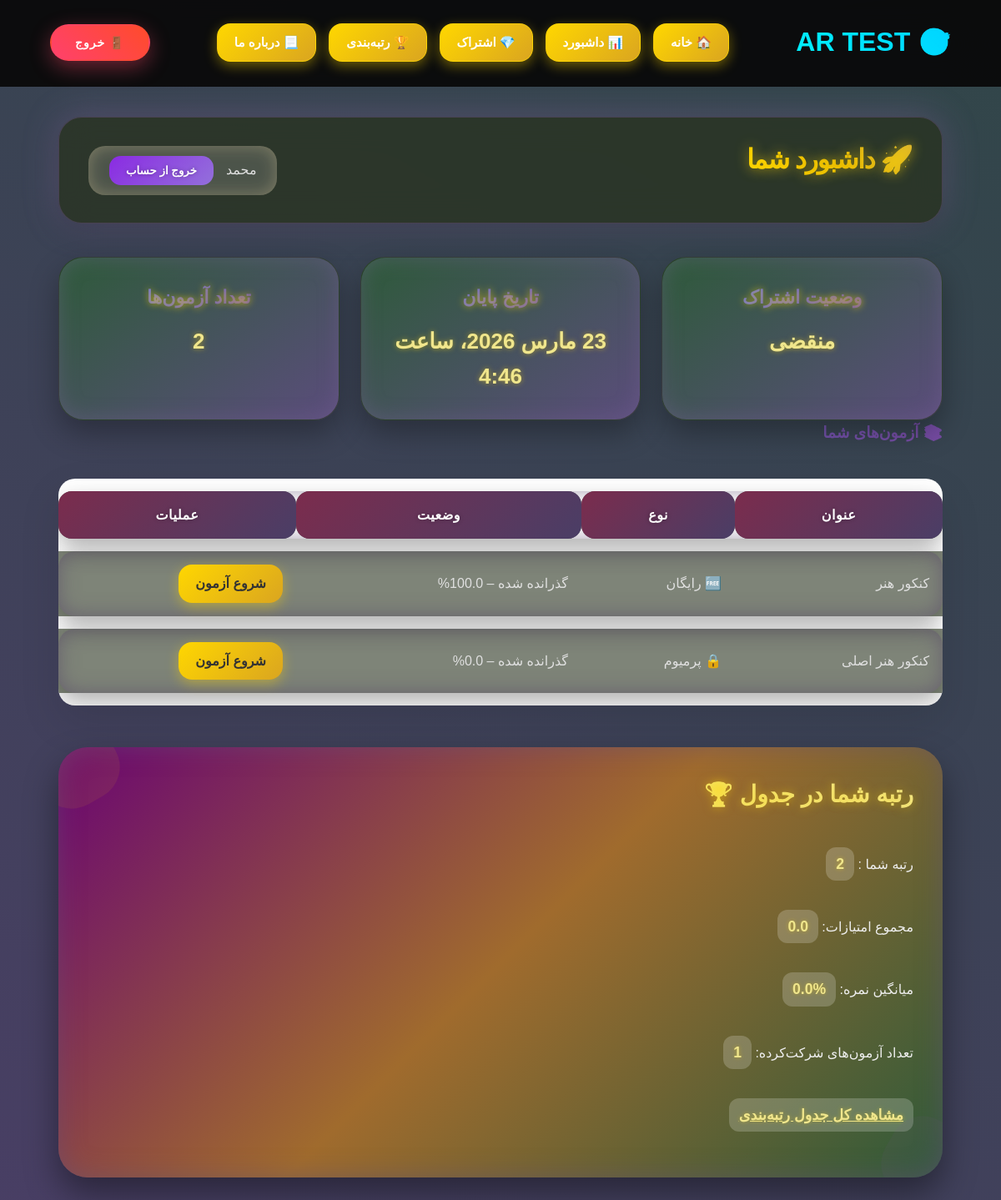
Before: /accounts/dashboard/ (signed in) with the older database file.
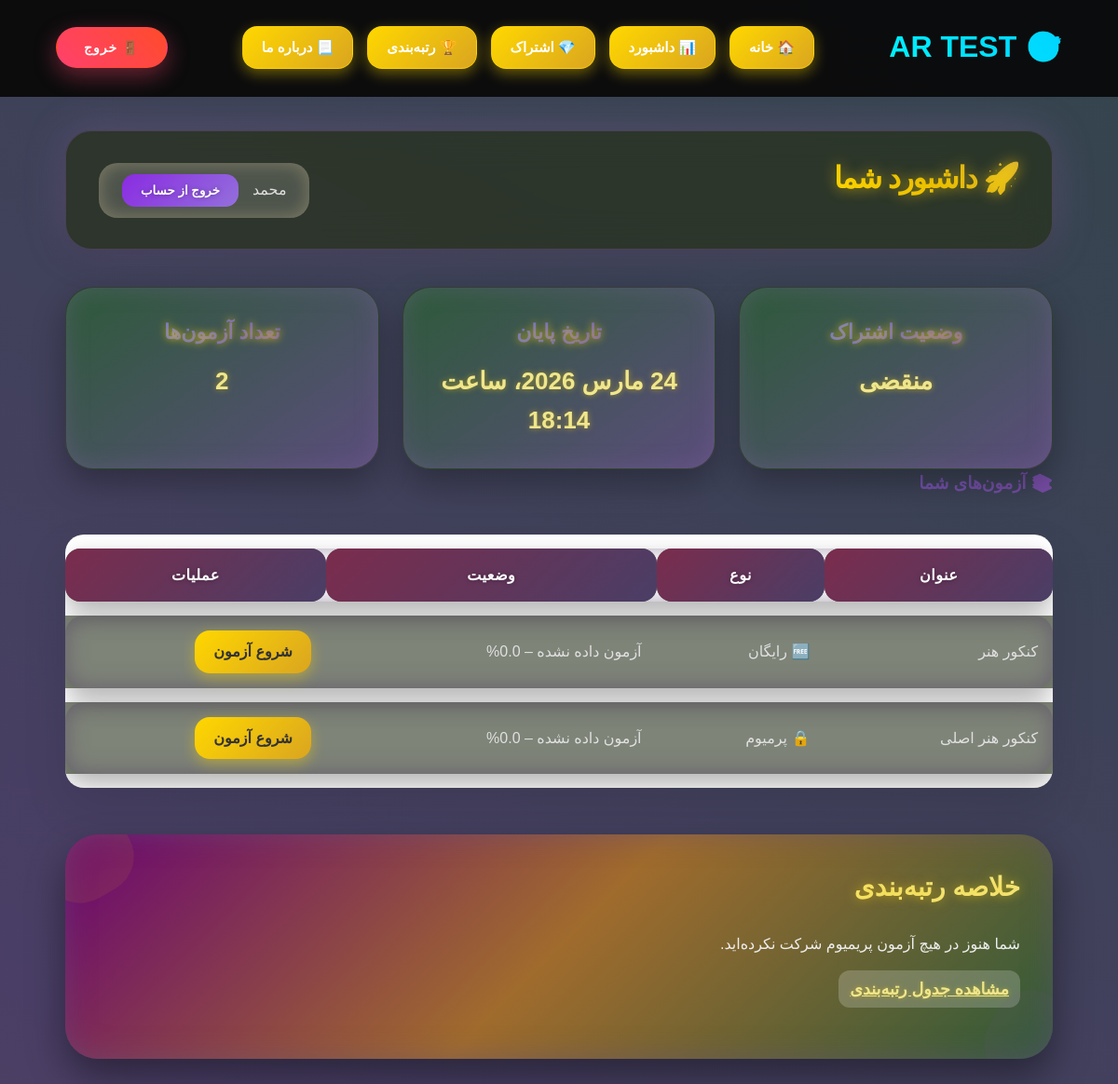
After: the same page with the newer database file.
### accounts/models.py (models this page shows, shortened)
class Subscription(models.Model):
    STATUS_CHOICES = [  # اضافه: choices برای status
        ('ندارد', 'ندارد'),
        ('فعال', 'فعال'),
        ('منقضی', 'منقضی'),
    ]
    user = models.OneToOneField(User, on_delete=models.CASCADE, related_name='subscription')  # تغییر کوچک: related_name اضافه برای دسترسی آسان (user.subscription)
    plan = models.ForeignKey(Plan, on_delete=models.SET_NULL, null=True, blank=True, verbose_name="پلن خریداری شده")
    is_active = models.BooleanField(default=False, verbose_name="فعال است؟")
    start_date = models.DateTimeField(null=True, blank=True, verbose_name="تاریخ شروع")
    end_date = models.DateTimeField(null=True, blank=True, verbose_name="تاریخ انقضا")
    authority = models.CharField(max_length=100, blank=True, null=True, verbose_name="شناسه Authority زرین‌پال")
    ref_id = models.CharField(max_length=100, blank=True, null=True, verbose_name="شناسه پیگیری زرین‌پال (Ref ID)")
    status = models.CharField(max_length=10, choices=STATUS_CHOICES, default='ندارد', verbose_name="وضعیت اشتراک")
    def check_status(self):
        now = timezone.now()
        if self.end_date and now > self.end_date:
            self.is_active = False
            self.status = 'منقضی'
        elif self.end_date and now <= self.end_date:
            self.is_active = True
            self.status = 'فعال'
        else:
            self.is_active = False
            self.status = 'ندارد'
        super().save(update_fields=['is_active', 'status'])
    class Meta:
        verbose_name = "اشتراک کاربر"
        verbose_name_plural = "اشتراک‌های کاربران"

### quizzes/models.py (models this page shows, shortened)
class Quiz(models.Model):
    title = models.CharField(max_length=200, verbose_name="عنوان آزمون")
    description = models.TextField(verbose_name="توضیحات آزمون", blank=True, null=True)
    is_premium = models.BooleanField(default=False, verbose_name="آزمون ویژه است؟")
    duration_minutes = models.PositiveIntegerField(default=30)
    created_at = models.DateTimeField(default=timezone.now, verbose_name="تاریخ ایجاد")
    class Meta:
        verbose_name = "آزمون"  # نام مفرد فارسی
        verbose_name_plural = "آزمون‌ها" # نام جمع فارسی

### accounts/views.py (the view)
# urls.py: path('dashboard/', dashboard_view, name='dashboard'),
@login_required
def dashboard_view(request):
    subscription = getattr(request.user, 'subscription', None)
    subscription_status = "-"  # مقدار پیش‌فرض
    subscription_end = "-"    # مقدار پیش‌فرض
    if subscription:
        subscription.check_status()
        subscription_status = subscription.status if hasattr(subscription, 'status') else "-"
        if hasattr(subscription, 'end_date') and subscription.end_date:
            subscription_end = subscription.end_date
        else:
            subscription_end = "-" # اگر تاریخ پایان وجود ندارد
    user_rank_data = get_user_rank(request.user)
    quizzes = Quiz.objects.prefetch_related('questions')
    attempts = {a.quiz_id: a for a in QuizAttempt.objects.filter(user=request.user, is_completed=True)}
    quiz_results = []
    for quiz in quizzes:
        attempt = attempts.get(quiz.id)
        total = quiz.questions.count()
        correct = attempt.answers.filter(selected_choice__is_correct=True).count() if attempt else 0
        percent = round((correct / total * 100), 2) if total else 0
        quiz_results.append({
            'quiz': quiz,
            'correct_answers': correct,
            'total_questions': total,
            'percentage': percent,
            'status': f"{'گذرانده شده' if attempt else 'آزمون داده نشده'} – {percent}%"
        })
    return render(request, 'accounts/dashboard.html', {
        'subscription_status': subscription_status,
        'subscription_end': subscription_end,
        'quiz_results': quiz_results,
        'user_rank': user_rank_data,
    })

### accounts/utils.py (called while the page is built)
def get_user_rank(user):
    leaderboard_data = QuizAttempt.objects.filter(
        is_completed=True,
        quiz__is_premium=True
    ).values(
        'user_id'
    ).annotate(
        total_score=Sum('score'),
        quizzes_taken=Count('id')
    ).order_by('-total_score')
    rank = 0
    last_score = None
    for entry in leaderboard_data:
        score = entry['total_score']
        if score != last_score:
            rank += 1
        if entry['user_id'] == user.id:
            avg_score = entry['total_score'] / entry['quizzes_taken']
            return {
                'rank': rank,
                'total_score': entry['total_score'],
                'average': round(avg_score, 2),
                'quizzes_taken': entry['quizzes_taken']
            }
        last_score = score
    return None

### accounts/templates/accounts/dashboard.html (shortened to what this page needs)
{% extends 'base.html' %}
{% block content %}
<div class="dashboard-container">
    <div class="dashboard-header">
        <h2>🚀 داشبورد شما</h2>
        <div class="user-box">
            {{ request.user.username }}
            <form action="{% url 'accounts:logout' %}" method="post" style="margin:0;">
                <button type="submit" class="logout-btn">خروج از حساب</button>
            </form>
        </div>
    </div>
    <div class="stats">
        <div class="stat-card">
            <h3>وضعیت اشتراک</h3>
            <p>{{ subscription_status }}</p>
        </div>
        <div class="stat-card">
            <h3>تاریخ پایان</h3>
            <p>{% if subscription_end %}{{ subscription_end }}{% else %}-{% endif %}</p>
        </div>
        <div class="stat-card">
            <h3>تعداد آزمون‌ها</h3>
            <p>{{ quiz_results|length }}</p>
        </div>
    </div>
    <h3 style="margin-bottom:20px;">📚 آزمون‌های شما</h3>
    <table>
        <tr>
            <th>عنوان</th>
            <th>نوع</th>
            <th>وضعیت</th>
            <th>عملیات</th>
        </tr>
        {% for result in quiz_results %}
<tr>
    <td>{{ result.quiz.title }}</td>
    <td>
        {% if result.quiz.is_premium %}
            🔒 پرمیوم
        {% else %}
            🆓 رایگان
        {% endif %}
    </td>
    <td>{{ result.status }}</td>
    <td>
        {% if result.quiz.is_premium and result.attempted %}
            <span class="start-quiz-btn disabled-btn">انجام شده</span>
        {% else %}
            <a href="{% url 'quiz_list' %}" class="start-quiz-btn">
                شروع آزمون
            </a>
        {% endif %}
    </td>
</tr>
{% endfor %}
    </table>
 {% if user_rank %}
<div class="ranking-summary-card">
    <div class="card-header">
        <h3> رتبه شما در جدول 🏆 </h3>
    </div>
    <div class="card-body">
        <p>
            رتبه شما :
            <span class="user-rank">{{ user_rank.rank }}</span>
        </p>
        <p>مجموع امتیازات:
            <strong class="user-rank">{{ user_rank.total_score }}</strong>
        </p>
        <p>میانگین نمره:
            <strong class="user-rank">{{ user_rank.average }}%</strong>
        </p>
        <p>تعداد آزمون‌های شرکت‌کرده:
            <strong class="user-rank">{{ user_rank.quizzes_taken }}</strong>
        </p>
        <a href="{% url 'accounts:leaderboard' %}" class="user-rank">
            مشاهده کل جدول رتبه‌بندی
        </a>
    </div>
</div>
{% else %}
<div class="ranking-summary-card">
    <div class="card-header">
        <h3>خلاصه رتبه‌بندی</h3>
    </div>
    <div class="card-body">
        <p>شما هنوز در هیچ آزمون پریمیوم شرکت نکرده‌اید.</p>
        <a href="{% url 'accounts:leaderboard' %}" class="user-rank">
            مشاهده جدول رتبه‌بندی
        </a>
    </div>
</div>
{% endif %}
{% endblock %}

Changed rows visible on the page:
changed Subscription "منقضی": end_date "23 مارس 2026، ساعت 4:46" → "24 مارس 2026، ساعت 18:14"
computed for Quiz "کنکور هنر": status "گذرانده شده – 100.0%" → "آزمون داده نشده – 0.0%"
computed for Quiz "کنکور هنر اصلی": status "گذرانده شده – 0.0%" → "آزمون داده نشده – 0.0%"
Other visible differences:
{{ user_rank.rank }}: "2" → (not shown)
{{ user_rank.total_score }}: "0.0" → (not shown)
{{ user_rank.average }}: "0.0" → (not shown)
{{ user_rank.quizzes_taken }}: "1" → (not shown)
text no longer shown: "رتبه شما : مجموع امتیازات: میانگین نمره: % تعداد آزمون‌های شرکت‌کرده: مشاهده کل جدول رتبه‌بندی"
text now shown: "شما هنوز در هیچ آزمون پریمیوم شرکت نکرده‌اید. مشاهده جدول رتبه‌بندی"
